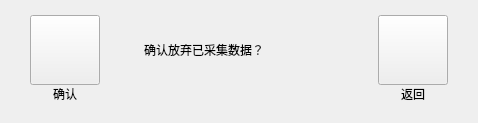
       <widget class="QWidget" name="controlCollectionDeleteDataPage">
        <layout class="QHBoxLayout" name="horizontalLayout_33">
         <property name="spacing">
          <number>44</number>
         </property>
         <property name="leftMargin">
          <number>30</number>
         </property>
         <property name="topMargin">
          <number>15</number>
         </property>
         <property name="rightMargin">
          <number>30</number>
         </property>
         <property name="bottomMargin">
          <number>20</number>
         </property>
         <item>
          <layout class="QVBoxLayout" name="verticalLayout_75">
           <property name="spacing">
            <number>0</number>
           </property>
           <item>
            <widget class="QPushButton" name="deleteDataOkBtn">
             <property name="minimumSize">
              <size>
               <width>70</width>
               <height>70</height>
              </size>
             </property>
             <property name="maximumSize">
              <size>
               <width>70</width>
               <height>70</height>
              </size>
             </property>
             <property name="text">
              <string/>
             </property>
            </widget>
           </item>
           <item>
            <widget class="QLabel" name="deleteDataOkBtnLabel">
             <property name="text">
              <string>确认</string>
             </property>
             <property name="alignment">
              <set>Qt::AlignCenter</set>
             </property>
            </widget>
           </item>
          </layout>
         </item>
         <item>
          <layout class="QVBoxLayout" name="verticalLayout_74">
           <property name="spacing">
            <number>0</number>
           </property>
           <item>
            <widget class="QLabel" name="deleteDataInfoLabel">
             <property name="minimumSize">
              <size>
               <width>190</width>
               <height>70</height>
              </size>
             </property>
             <property name="text">
              <string>确认放弃已采集数据？</string>
             </property>
            </widget>
           </item>
           <item>
            <spacer name="verticalSpacer_16">
             <property name="orientation">
              <enum>Qt::Vertical</enum>
             </property>
             <property name="sizeHint" stdset="0">
              <size>
               <width>20</width>
               <height>18</height>
              </size>
             </property>
            </spacer>
           </item>
          </layout>
         </item>
         <item>
          <layout class="QVBoxLayout" name="verticalLayout_76">
           <property name="spacing">
            <number>0</number>
           </property>
           <item>
            <widget class="QPushButton" name="deleteDataBackBtn">
             <property name="minimumSize">
              <size>
               <width>70</width>
               <height>70</height>
              </size>
             </property>
             <property name="maximumSize">
              <size>
               <width>70</width>
               <height>70</height>
              </size>
             </property>
             <property name="text">
              <string/>
             </property>
            </widget>
           </item>
           <item>
            <widget class="QLabel" name="deleteDataBackBtnLabel">
             <property name="text">
              <string>返回</string>
             </property>
             <property name="alignment">
              <set>Qt::AlignCenter</set>
             </property>
            </widget>
           </item>
          </layout>
         </item>
        </layout>
       </widget>
